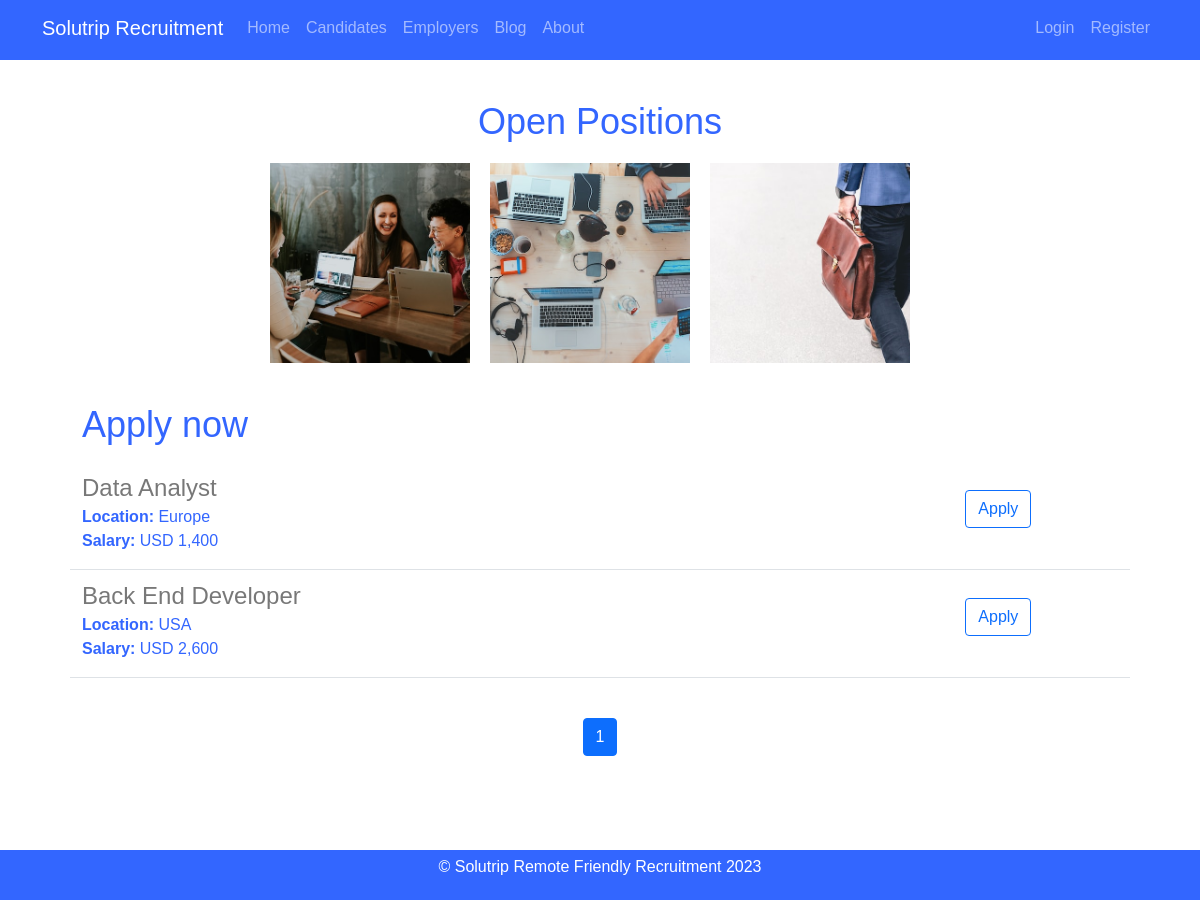
/candidates, run on an earlier commit of the app's database.
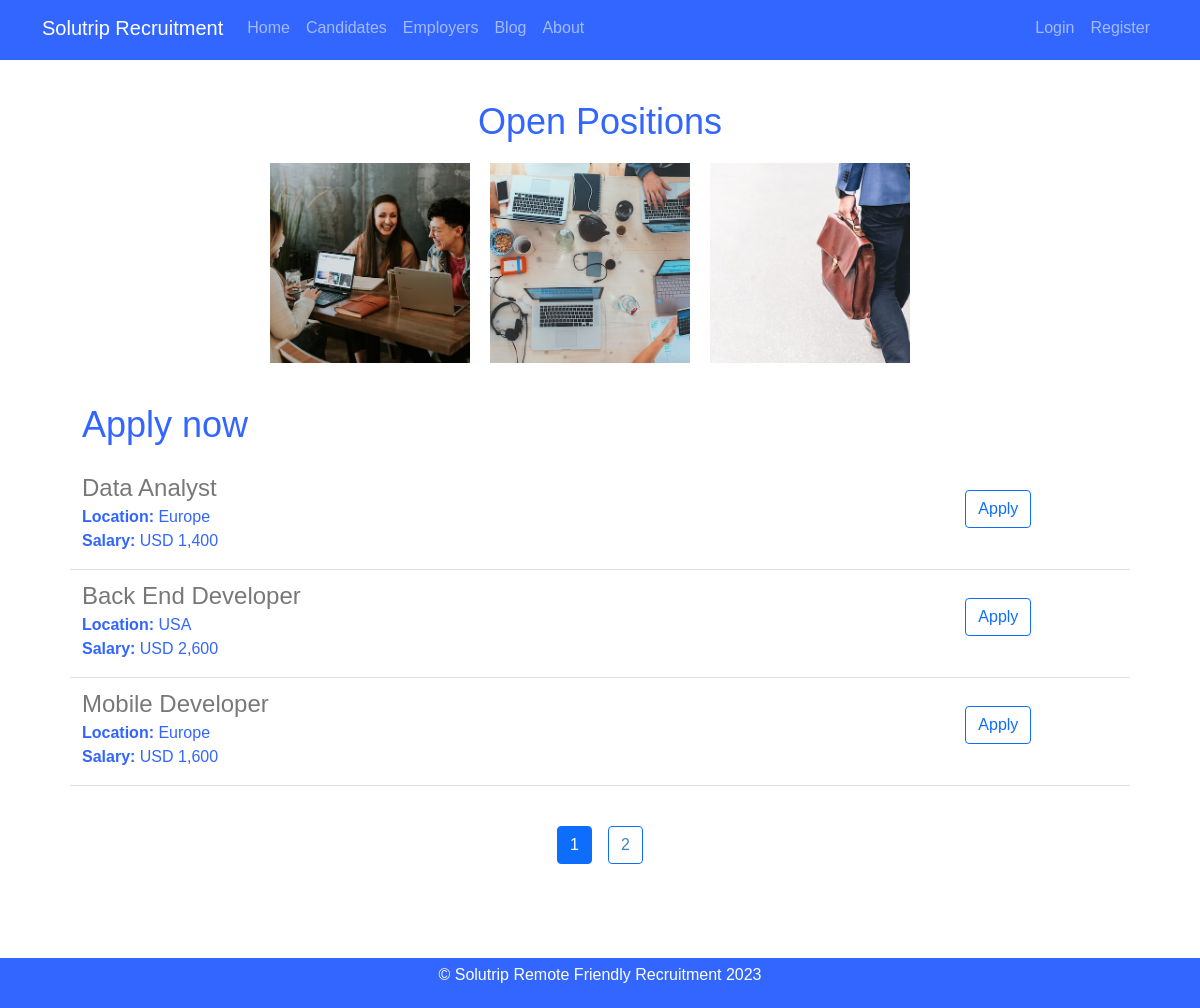
And on a later commit of the database.
### Solutrip_app/models.py (models this page shows)
class Jobs(db.Model):
    id = db.Column (db.Integer, primary_key=True)
    title = db.Column(db.String(60), nullable=False)
    location = db.Column(db.String(60), nullable=False)
    salary = db.Column(db.String(60), nullable=False)
    description = db.Column(db.Text, nullable=False)
    requirements= db.Column(db.Text, nullable=False)
    qualifications= db.Column(db.Text, nullable=False)
    company_id = db.Column(db.Integer, db.ForeignKey('company.id'), nullable=False)
    job_applications = db.relationship('JobApplication', backref='job', lazy=True)

### Solutrip_app/routes.py (the view)
@app.route("/candidates")
def candidates():
    page = request.args.get('page',1,type=int)
    jobs = Jobs.query.paginate(page=page, per_page = 3)
    user = current_user
    return render_template("candidates.html", title="Jobs", page = page, jobs=jobs, user=user)

### Solutrip_app/templates/candidates.html
{% extends 'layout.html' %}
{% block content %}
    <section id="carousel">
        <h2> Open Positions</h2>
        <div id="slides">
            <a href="{{ url_for('static', filename='1.jpg') }}">
                <img src="{{ url_for('static', filename='1.jpg') }}" alt="Job description 1">
            </a>
            <a href="{{ url_for('static', filename='2.jpg') }}">
                <img src="{{ url_for('static', filename='2.jpg') }}" alt="Job description 2">
            </a>
            <a href="{{ url_for('static', filename='3.jpg') }}">
                <img src="{{ url_for('static', filename='3.jpg') }}" alt="Job description 3">
            </a>
        </div>
        <div class="body-text" style="text-align: left;">
            <h2> Apply now </h2>
            {% if jobs %}
                {% for job in jobs %}
                    <div class="row border-bottom" style="margin-top: 4px;">
                        <div class="col-10">
                            <h4 style="color: rgb(120,120,120); margin-top: 8px; margin-bottom: 2px">{{ job.title }}</h4>
                            <div><b>Location: </b>{{ job.location }}</div>
                            <div style="margin-bottom: 16px;"><b>Salary: </b>{{ job.salary }}</div>
                        </div>
                        <div class="col-2">
                            {% if user.role == 'admin' %}
                            <a href="{{ url_for('update_job', job_id=job.id) }}" type="button" class="btn btn-outline-primary mt-4 float-right">Edit</a>
                            <button type="button" class="btn btn-outline-danger mt-4 float-right" data-bs-toggle="modal" data-bs-target="#deleteModal-{{ job.id }}">Delete</button>
                            <div class="modal fade" id="deleteModal-{{ job.id }}" tabindex="-1" role="dialog" aria-labelledby="deleteModalLabel-{{ job.id }}" aria-hidden="true">
                                <div class="modal-dialog" role="document">
                                    <div class="modal-content">
                                        <div class="modal-header">
                                            <h5 class="modal-title" id="deleteModalLabel-{{ job.id }}">Confirm Delete</h5>
                                            <button type="button" class="close" data-bs-dismiss="modal" aria-label="Close">
                                                <span aria-hidden="true">&times;</span>
                                            </button>
                                        </div>
                                        <div class="modal-body">
                                            Are you sure you want to delete "{{ job.title }}"?
                                        </div>
                                        <div class="modal-footer">
                                            <button type="button" class="btn btn-secondary" data-bs-dismiss="modal">Cancel</button>
                                            <form method="POST" action="{{ url_for('delete_job', job_id=job.id) }}" style="display: inline;">
                                                <input type="hidden" name="_method" value="DELETE">
                                                <button type="submit" class="btn btn-danger">Delete</button>
                                            </form>
                                        </div>
                                    </div>
                                </div>
                            </div>
                            {% else %}
                                <a href="{{ url_for('apply', job_id=job.id) }}"" type="button" class="btn btn-outline-primary mt-4 float-right">Apply</a>
                            {% endif %}
                        </div>
                    </div>
                {% endfor %}
            {% endif %}
            <div class="d-flex justify-content-center" style="padding-top: 40px;">
                {% for page_num in jobs.iter_pages() %}
                    {% if page_num %}
                        {% if jobs.page == page_num %}
                            <a class=" btn btn-primary mx-2 mb-4 float-right" href="{{url_for('candidates', page = page_num)}}" style="color: white;"> {{ page_num }}</a>
                        {% else %}
                            <a class=" btn btn-outline-primary mx-2 mb-4" href="{{url_for('candidates', page = page_num)}}" style="color: #3f82c3;"> {{ page_num }}</a>
                        {% endif %}
                    {% else %}
                        ...
                    {% endif %}
                {% endfor%}
                </div>
        </div>
    </section>
{% endblock %}

### Solutrip_app/templates/layout.html (shortened to what this page needs)
<html>
  <head>
    <link href="https://cdn.jsdelivr.net/npm/bootstrap@5.0.2/dist/css/bootstrap.min.css" rel="stylesheet">
    <link rel="stylesheet" type="text/css" href="{{ url_for('static', filename='styles.css') }}">
  </head>
  <body>
    <header class="site-header">
      <nav class="navbar navbar-expand-md navbar-dark bg-steel fixed-top">
        <div class="container">
          <a class="navbar-brand mr-4" href="/">Solutrip Recruitment</a>
          <div class="collapse navbar-collapse d-flex" id="navbarToggle">
            <div class="navbar-nav mr-auto flex-grow-1">
              <a class="nav-item nav-link {% if request.path == '/' %}active{% endif %}" href="{{ url_for('home') }}">Home</a>
              <a class="nav-item nav-link" href="{{ url_for('candidates')}}">Candidates</a>
              <a class="nav-item nav-link" href="{{ url_for('employers')}}">Employers</a>
              <a class="nav-item nav-link" href="{{ url_for('blog')}}">Blog</a>
              <a class="nav-item nav-link" href="{{ url_for('about')}}">About</a>
            </div>
            <div class="navbar-nav ml-auto">
              {% if current_user.is_authenticated %}
              {% if current_user.role == 'admin' %}
                <a class="nav-item nav-link" href="{{ url_for('admin')}}">Admin</a>
              {% endif%}
              <a class="nav-item nav-link" href="{{ url_for('account')}}">Account</a>
              <a class="nav-item nav-link" href="{{ url_for('logout')}}">Log Out</a>
              {% else %}
              <a class="nav-item nav-link" href="{{ url_for('login')}}">Login</a>
              <a class="nav-item nav-link" href="{{ url_for('register')}}">Register</a>
              {% endif %}
            </div>
          </div>
        </div>
      </nav>
    </header>
    <div class="col-md-12">
      <div class="container">
        {% block content %}
        {% endblock %}
      </div>
    </div>
    <footer>
        <p>&copy; Solutrip Remote Friendly Recruitment 2023</p>
    </footer>
  </body>
</html>

### Solutrip_app/static/styles.css (style rules this page uses)
body { background-image: url(bg-img.jpg); background-size: cover; font-family: Arial, sans-serif; color: #333; }
header { display: flex; justify-content: space-between; align-items: center; padding: 0 10px; height: 60px; background-color: #3366ff; }
section { text-align: center; }
.body-text { color: rgb(80,80,80); font-size: 16px; margin-top: 40px; margin-bottom: 60px; padding-bottom: 20px; }
#carousel { background-color: white; padding: 40px; text-align: center; }
#carousel h2 { font-size: 36px; margin-bottom: 20px; }
#slides { display: flex; justify-content: center; align-items: center; height: 200px; }
#slides img { width: 200px; height: 200px; margin-right: 20px; object-fit: cover; }
html, body { height: 100%; }
footer { display: flex; justify-content: center; align-items: center; min-height: 50px; background-color: #3366ff; color: #fff; width: 100%; }
.border-bottom { color: #3366ff; }
#account h1,h2 { color: #3366ff; }
footer { position: fixed; bottom: 0; width: 100%; }

What changed in the data, as far as the page shows it:
added Jobs: title "Mobile Developer", location "Europe", salary "USD 1,600"
Also different on the page:
new list line: "2"
